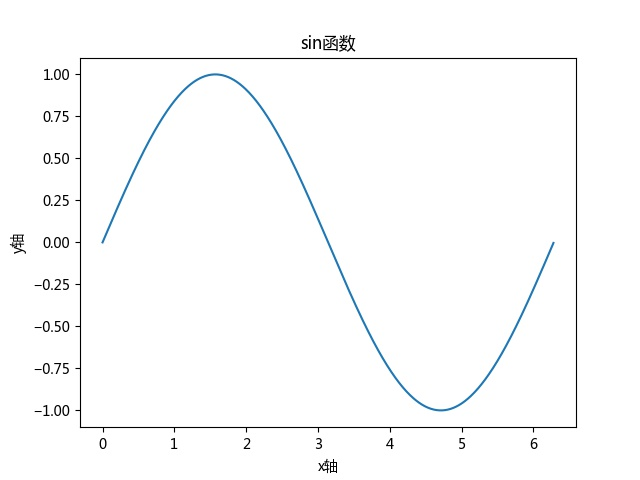

This figure's Python source:
import numpy as np
import matplotlib.pyplot as plt

x=np.arange(0,2*np.pi,0.01)
y=np.sin(x)

plt.plot(x,y)
plt.xlabel("x轴")
plt.ylabel("y轴")
plt.title("sin函数")
plt.savefig("sin.jpg")

